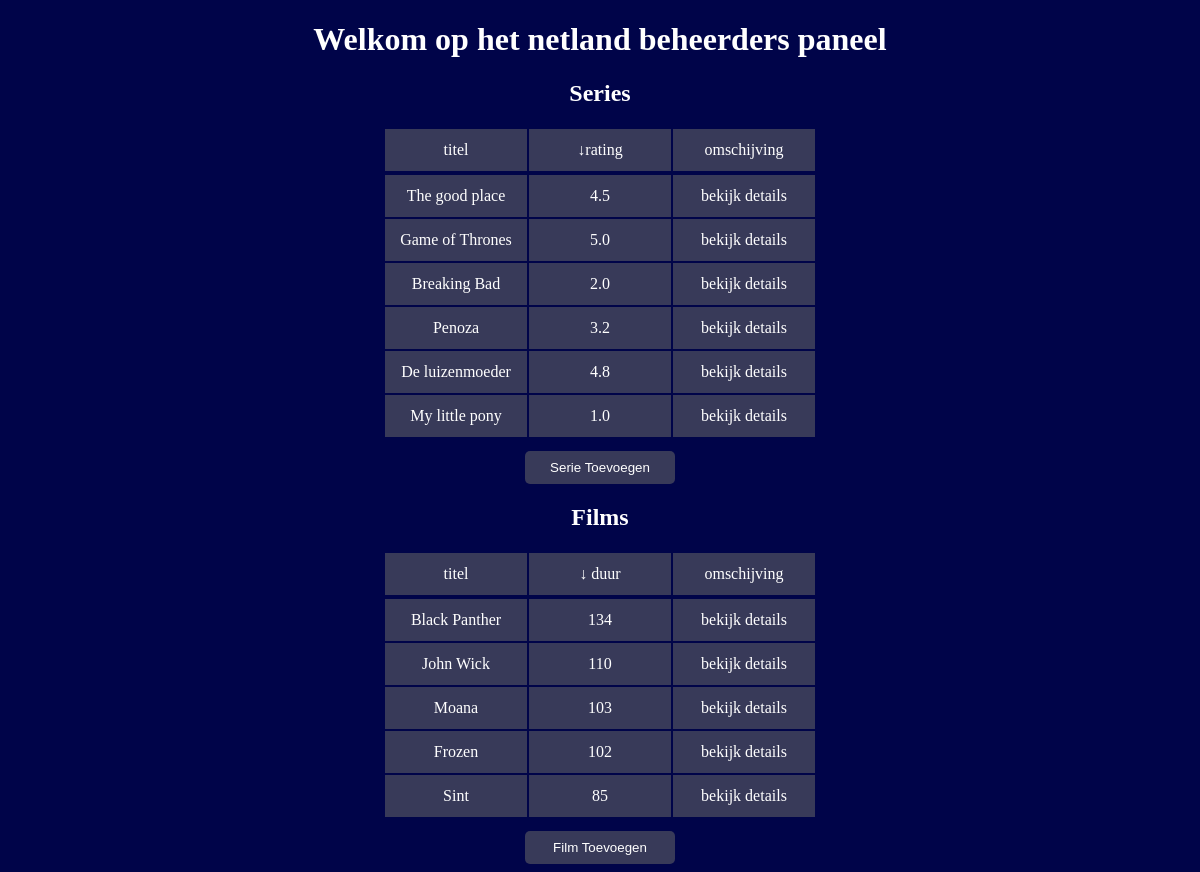
Page /?order1by=films on the committed database.
### tables this page shows
CREATE TABLE `series` (
	id MEDIUMINT NOT NULL AUTO_INCREMENT PRIMARY KEY,
    title VARCHAR(100) NOT NULL,
    rating DECIMAL(2,1) NULL,
    summary TEXT NOT NULL,
    has_won_awards INT NOT NULL,
    seasons INT NOT NULL,
    country VARCHAR(5) NULL,
    spoken_in_language ENUM('NL', 'EN') NULL
);

CREATE TABLE `movies` (
	id MEDIUMINT NOT NULL AUTO_INCREMENT PRIMARY KEY,
    title VARCHAR(100) NOT NULL,
    length_in_minutes INTEGER NOT NULL,
    released_at DATE NULL,
    country_of_origin VARCHAR(2) NULL,
    summary TEXT NOT NULL,
    youtube_trailer_id VARCHAR(20) NULL
);

### index.php (the view, shortened to what this page needs)
<?php
require_once "pdo-connectie.php";
$link1 = '';
$link2 = '';
if (isset($_GET['orderby'])) {
    $series = "SELECT * FROM series ORDER BY rating DESC";
    $link1 = '&orderby=rating';
} else {
    $series = 'SELECT title, rating, id FROM series';
}
$query2 = $pdo->query($series);
$series = $query2->fetchAll();
if (isset($_GET['order1by'])) {
    $films = "SELECT * FROM movies ORDER BY length_in_minutes DESC";
    $link2 = '&order1by=films';
} else {
    $films = 'SELECT title, length_in_minutes, id FROM movies';
}
$query = $pdo->query($films);
$films = $query->fetchAll();
$leegS = "";
$leegF = "";
foreach ($series as $serie) {
    $leegS .= '<tr>';
    $leegS .= '<td>' . $serie['title'] . "</td>";
    $leegS .= '<td>' . $serie['rating'] . "</td>";
    $leegS .= "<td><a href='detail_serie.php?id=$serie[id]'> bekijk details</a></td>";
}
foreach ($films as $film) {
    $leegF .= '<tr>';
    $leegF .= '<td>' . $film['title'] . "</td>";
    $leegF .= "<td>$film[length_in_minutes]</td>";
    $leegF .= "<td class='detailF'><a href='detail_film.php?id=$film[id]'> bekijk details</a></td>";
}
?>
<!DOCTYPE html>
<html lang="en">
<head>
    <link rel='stylesheet' href="style.css">
    <h1> Welkom op het netland beheerders paneel</h1>
</head>
<body>
    <h2> Series </h2>
    <table >
        <td> titel</td>
        <td> <a href="?orderby=rating<?= $link2 ?>"> &darr;rating</a> </td>
        <td> omschijving</td>
        <tr >
            <?php
            echo $leegS;
            ?>
        </tr>
    </table>
<button class="serieT"><a href='add_serie.php?id=$film[id]'> Serie Toevoegen</a></button>
    <h2> Films </h2>
    <table>
        <td> titel </td>
        <td><a href="?order1by=films<?= $link1 ?>"> &darr; duur </a> </td>
        <td> omschijving</td>
        <tr class="textF">
            <?php
            echo $leegF;
            ?>
        </tr>
    </table>
    <button type="submit" class="filmT"><a href='add_film.php?id=$film[id]'> Film Toevoegen</a></button>
</body>
</html>

### style.css (style rules this page uses)
h1 { text-align: center; }
body { text-align: center; background-color: #000449; color: white; }
table { margin-left: auto; margin-right: auto; margin-bottom: 12px; }
td { background-color: rgba(104, 104, 104, 0.54); height: 40px; width: 140px; }
a { text-decoration: none; color: white; }
button { background-color:rgba(104, 104, 104, 0.54); border: 10px; border-radius: 5px; color: rgb(255, 255, 255); }
.filmT { padding: 5px; width: 150px; height: 33px; }
.serieT { padding: 5px; width: 150px; height: 33px; }

### rows in the picture
series: title "The good place", rating "4.5"
series: title "Game of Thrones", rating "5.0"
series: title "Breaking Bad", rating "2.0"
series: title "Penoza", rating "3.2"
series: title "De luizenmoeder", rating "4.8"
series: title "My little pony", rating "1.0"
movies: title "Black Panther", length_in_minutes "134"
movies: title "John Wick", length_in_minutes "110"
movies: title "Moana", length_in_minutes "103"
movies: title "Frozen", length_in_minutes "102"
movies: title "Sint", length_in_minutes "85"
